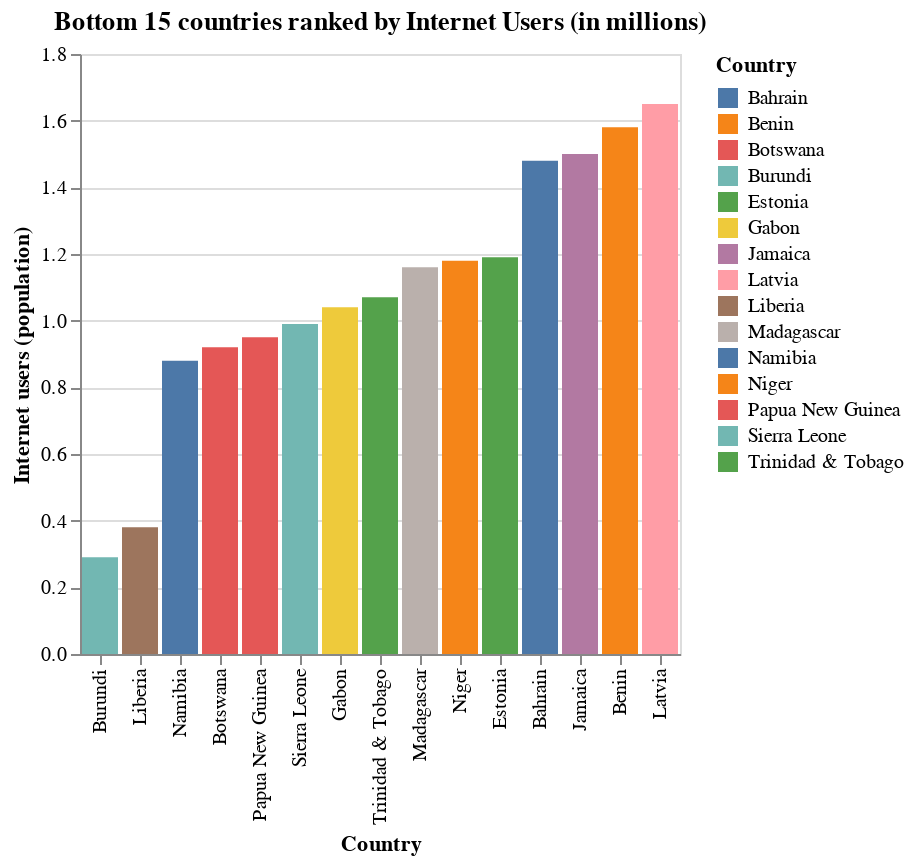

The code cell stored with this chart in its notebook:
### Code cell
bars = (
    alt.Chart(df_internet_users_bottom_15.query('Year == 2021'))
    .mark_bar()
    .encode(
        alt.X('Country', sort=None),
        alt.Y('Internet users (population)', 
        sort=['Internet users (population)']),
        color='Country',
    )
)
plot_title = f"Bottom 15 countries ranked by Internet Users (in millions)"
bars.properties(title=plot_title)

### Figure 1 — Vega-Lite specification as saved in the notebook (floating-point values rounded to 4 significant figures)
{"config": {"view": {"continuousWidth": 400, "continuousHeight": 300}}, "data": {"name": "data-98e01f885f69f0fdf696a39dba9bcc95"}, "mark": "bar", "encoding": {"color": {"type": "nominal", "field": "Country"}, "x": {"type": "nominal", "field": "Country", "sort": null}, "y": {"type": "quantitative", "field": "Internet users (population)", "sort": ["Internet users (population)"]}}, "title": "Bottom 15 countries ranked by Internet Users (in millions)", "$schema": "https://vega.github.io/schema/vega-lite/v4.8.1.json", "datasets": {"data-98e01f885f69f0fdf696a39dba9bcc95": [{"Year": 2021, "Country": "Burundi", "Internet users (population)": 0.29, "Offline population": 10.54, "Internet users (percent of population)": 2.7, "Population": 11.9, "Mobile subscribers (Percentage)": 4.756}, {"Year": 2021, "Country": "Liberia", "Internet users (population)": 0.38, "Offline population": 4.33, "Internet users (percent of population)": 8.0, "Population": 5.1, "Mobile subscribers (Percentage)": 11.1}, {"Year": 2021, "Country": "Namibia", "Internet users (population)": 0.88, "Offline population": 1.52, "Internet users (percent of population)": 36.8, "Population": 2.5, "Mobile subscribers (Percentage)": 45.28}, {"Year": 2021, "Country": "Botswana", "Internet users (population)": 0.92, "Offline population": 1.29, "Internet users (percent of population)": 41.4, "Population": 2.3, "Mobile subscribers (Percentage)": 70.7}, {"Year": 2021, "Country": "Papua New Guinea", "Internet users (population)": 0.95, "Offline population": 7.49, "Internet users (percent of population)": 11.2, "Population": 8.9, "Mobile subscribers (Percentage)": 5.348}, {"Year": 2021, "Country": "Sierra Leone", "Internet users (population)": 0.99, "Offline population": 6.5, "Internet users (percent of population)": 13.2, "Population": 8.0, "Mobile subscribers (Percentage)": 10.76}, {"Year": 2021, "Country": "Gabon", "Internet users (population)": 1.04, "Offline population": 1.02, "Internet users (percent of population)": 50.3, "Population": 2.2, "Mobile subscribers (Percentage)": 62.64}, {"Year": 2021, "Country": "Trinidad & Tobago", "Internet users (population)": 1.07, "Offline population": 0.31, "Internet users (percent of population)": 77.3, "Population": 1.4, "Mobile subscribers (Percentage)": 110.8}, {"Year": 2021, "Country": "Madagascar", "Internet users (population)": 1.16, "Offline population": 23.37, "Internet users (percent of population)": 4.7, "Population": 27.4, "Mobile subscribers (Percentage)": 1.482}, {"Year": 2021, "Country": "Niger", "Internet users (population)": 1.18, "Offline population": 21.26, "Internet users (percent of population)": 5.3, "Population": 24.2, "Mobile subscribers (Percentage)": 1.678}, {"Year": 2021, "Country": "Estonia", "Internet users (population)": 1.19, "Offline population": 0.14, "Internet users (percent of population)": 89.5, "Population": 1.3, "Mobile subscribers (Percentage)": 113.2}, {"Year": 2021, "Country": "Bahrain", "Internet users (population)": 1.48, "Offline population": 0.0, "Internet users (percent of population)": 99.7, "Population": 1.5, "Mobile subscribers (Percentage)": 77.2}, {"Year": 2021, "Country": "Jamaica", "Internet users (population)": 1.5, "Offline population": 1.23, "Internet users (percent of population)": 55.1, "Population": 2.7, "Mobile subscribers (Percentage)": 38.0}, {"Year": 2021, "Country": "Benin", "Internet users (population)": 1.58, "Offline population": 9.6, "Internet users (percent of population)": 14.1, "Population": 12.1, "Mobile subscribers (Percentage)": 7.248}, {"Year": 2021, "Country": "Latvia", "Internet users (population)": 1.65, "Offline population": 0.26, "Internet users (percent of population)": 86.1, "Population": 1.9, "Mobile subscribers (Percentage)": 57.21}]}}
